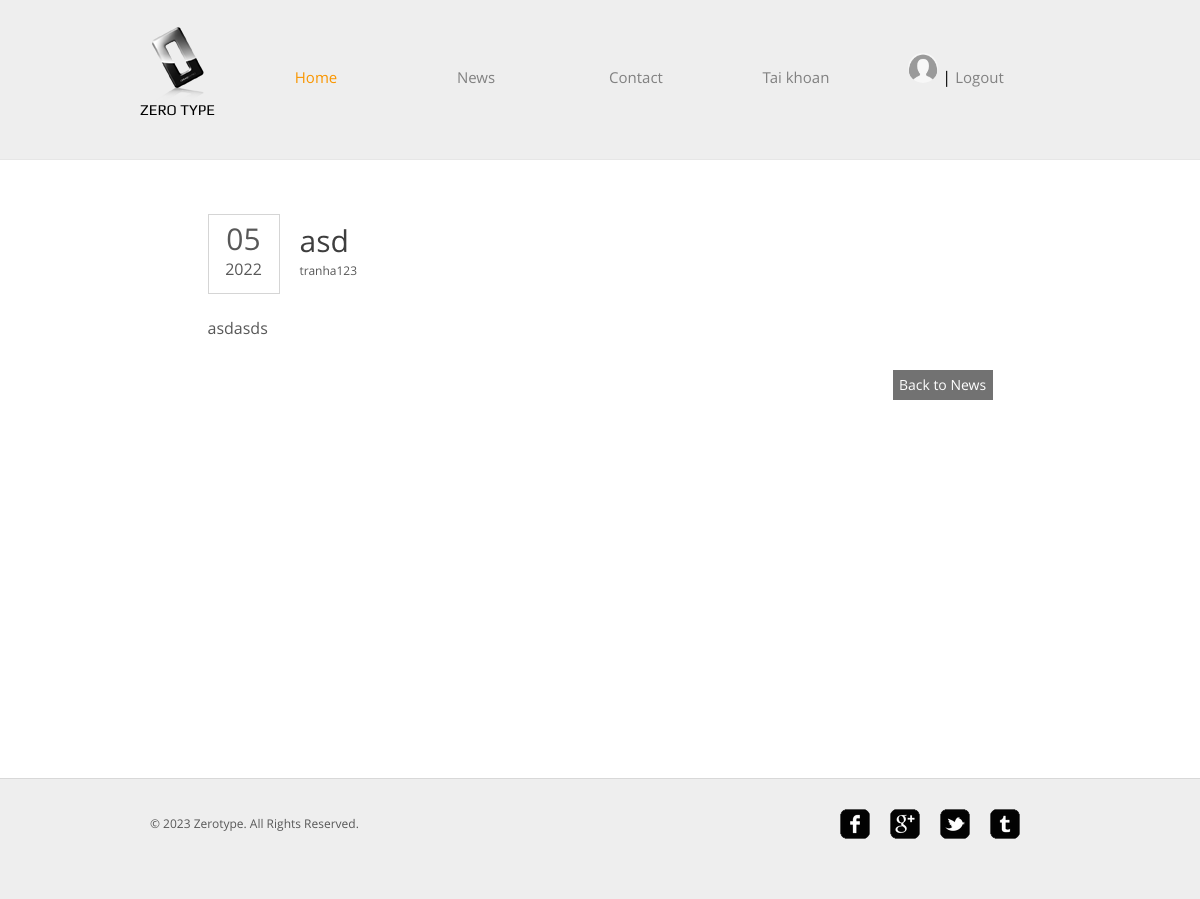
The app's page /post.php?id=6 (signed in) with its own data.
### tables this page shows
CREATE TABLE `users` (
  `id` int(11) NOT NULL,
  `username` char(100) NOT NULL,
  `gender` char(3) NOT NULL,
  `email` char(100) NOT NULL,
  `phone` char(100) NOT NULL,
  `password` char(100) NOT NULL,
  `hobby` char(100) NOT NULL,
  `avatar` char(100) NOT NULL,
  `role` int(11) DEFAULT 2
);

CREATE TABLE `news` (
  `id` int(11) NOT NULL,
  `category_id` int(11) NOT NULL,
  `user_id` int(11) NOT NULL,
  `title` text NOT NULL,
  `s_content` text DEFAULT NULL,
  `l_content` text NOT NULL,
  `date` date NOT NULL,
  `state` int(11) NOT NULL DEFAULT 0 COMMENT '0: new | 1: posted',
  `number` int(11) NOT NULL DEFAULT 0 COMMENT 'number of reads'
);

### src/control.php (called while the page is built, shortened)
<?php
include 'connect.php';
class Data
{
  public function select_user($email)
  {
    global $conn;
    if ($email == 'all') {
      $sql = "SELECT * FROM users";
    } else {
      $sql = "SELECT * FROM users WHERE email = '$email'";
    }
    $run = mysqli_query($conn, $sql);
    return $run;
  }
}

### src/new.php (called while the page is built, shortened)
<?php
include_once 'src/connect.php';
include_once 'control.php';
class News
{
  public static function getNewById( $id)
  {
    global $conn;
    $sql =
      "SELECT news.*, users.username as author
      FROM
      news INNER JOIN users
      ON news.user_id = users.id
    WHERE news.id = $id";
    $run = mysqli_query($conn, $sql);
    return $run;
  }
}

### post.php (the view, shortened to what this page needs)
<?php
include 'src/control.php';
include 'src/new.php';
$result = News::getNewById($_GET['id']);
$new = mysqli_fetch_assoc($result);
?>
<!DOCTYPE HTML>
<html>
<head>
	<link rel="stylesheet" href="css/style.css" type="text/css">
</head>
<body>
	<?php include 'src/header.php' ?>
	<div id="contents">
		<div class="post">
			<div class="date">
				<p>
					<span><?php echo date('m', strtotime($new['date'])) ?></span>
					<?php echo date('Y', strtotime($new['date'])) ?>
				</p>
			</div>
			<h1>
				<?php echo $new['title'] ?>
				<span class="author"><?php echo $new['author'] ?></span>
			</h1>
			<p>
				<?php echo $new['l_content']; ?>
			</p>
			<span><a href="news.php" class="more">Back to News</a></span>
		</div>
	</div>
	<?php include 'src/footer.php' ?>
</body>
</html>

### src/header.php (shortened to what this page needs)
<?php
include_once 'connect.php';
include_once 'control.php';
$data = new Data();
if (!empty($_SESSION['user'])) {
	$result = $data->select_user($_SESSION['user']);
	$user = mysqli_fetch_assoc($result);
}
?>
<div id="header">
	<div>
		<div class="logo">
			<a href="index.php">Zero Type</a>
		</div>
		<ul id="navigation">
			<li class="active">
				<a href="index.php">Home</a>
			</li>
			<li>
				<a href="news.php">News</a>
			</li>
			<li>
				<a href="contact.php">Contact</a>
			</li>
			<li>
				<a href="taikhoan.php">Tai khoan</a>
			</li>
			<li>
				<?php if (empty($_SESSION['user'])) { ?>
						<a href="login.php">Login</a> |
						<a href="register.php">Register</a>
				<?php } else {
					echo "<div>";
					if (!empty($user['avatar'])) {
						echo "<a href='update.php'><img style='width: 30px;height: 30px;border-radius: 50%;' src='{$user['avatar']}' onerror='onLoadAvatarErr(this)' /></a>";
					}
				?> |
					<a href="logout.php">Logout</a>
				<?php echo "</div>";
				} ?>
			</li>
		</ul>
	</div>
</div>

### css/style.css (style rules this page uses)
body { background-color: #fff; font-family: 'OpenSans'; margin: 0; }
img { border: 0; }
.clearfix:after, #contents:after { clear:both; content:""; display:block; height:1%; line-height:0; visibility:hidden; }
#header { background-color: #eee; border-bottom: 1px solid #e6e6e6; padding: 27px 0; }
#header > div, #footer > div { width: 920px; margin: 0 auto; padding: 0 20px; }
#header .logo { float: left; margin-right: 20px; }
#header .logo a { background: url(../images/logo.png) no-repeat center top; color: #000; display: block; font: 15px/30px 'Play'; height: 20px; width: 76px; padding-top: 68px; text-decoration: none; text-transform: uppercase; }
#navigation { display: inline-block; list-style: none; line-height: 100px; margin: 0; padding: 0; }
#navigation li { float: left; width: 160px; text-align: center; }
#navigation li a { color: #818181; font-size: 15px; line-height: 30px; text-decoration: none; }
#navigation li.active a { color: #f99600; }
#contents { min-height: 510px; width: 880px; margin: 0 auto; padding: 54px 40px; }
h1 { color: #3e3e3e; font-size: 30px; font-weight: normal; line-height: 30px; margin: 0 0 30px; }
p { color: #585858; font-size: 16px; line-height: 24px; margin: 0 0 30px; }
.date { float: left; height: 78px; width: 70px; margin-right: 20px; border: 1px solid #d5d5d5; text-align: center; }
.date p { margin: 12px 0 0; }
.date p span { display: block; font-size: 30px; margin-bottom: 6px; }
.author { color: #585858; display: block; font-size: 12px; }
.more { background-color: #727272; color: #fff; display: inline-block; font-size: 14px; line-height: 30px; width: 100px; text-align: center; text-decoration: none; }
.news li > p span, .post > span { display: block; text-align: right; }
.post { width: 785px; margin: 0 auto; }
.post h1 { padding-top: 12px; }

### post.php (style rules this page uses)
p { word-break: break-word; }

### records on screen
users: avatar (placeholder picture)
news: date "05", date "2022", title "asd", user.username "tranha123", l_content "asdasds"
